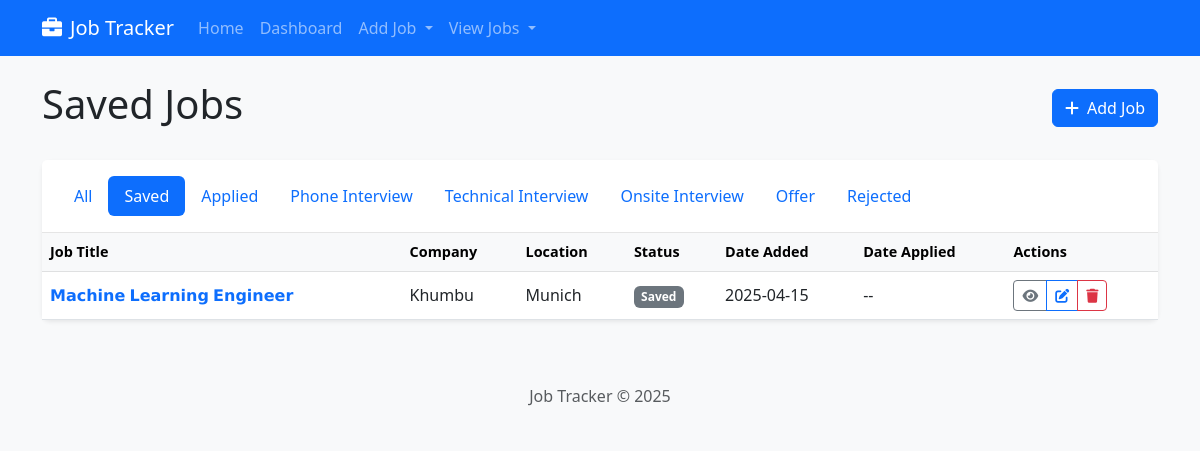
/jobs/jobs?status=Saved, run on the app's committed database.
### job_tracker/models.py (models this page shows, shortened)
class Job(db.Model):
    id = db.Column(db.Integer, primary_key=True)
    title = db.Column(db.String(100), nullable=False)
    company = db.Column(db.String(100), nullable=False)
    location = db.Column(db.String(100))
    description = db.Column(db.Text)
    url = db.Column(db.String(500))
    salary = db.Column(db.String(100))
    job_type = db.Column(db.String(50))  # Full-time, Part-time, Contract, etc.
    date_posted = db.Column(db.DateTime)
    date_added = db.Column(db.DateTime, default=datetime.utcnow)
    status = db.Column(db.String(50), default='Saved')  # Saved, Applied, Interview, Offer, Rejected
    date_applied = db.Column(db.DateTime)
    parsed_data = db.Column(db.Text)  # JSON string with structured job description data
    company_data = db.Column(db.Text)  # JSON string with structured company information
    company_reviews = db.Column(db.Text)  # JSON string with structured company reviews
    notes = db.relationship('Note', backref='job', lazy=True, cascade="all, delete-orphan")
    contacts = db.relationship('Contact', backref='job', lazy=True, cascade="all, delete-orphan")

### job_tracker/routes/job_routes.py (the view)
@job_bp.route('/jobs')
def list_jobs():
    status_filter = request.args.get('status', None)
    if status_filter and status_filter != 'All':
        jobs = Job.query.filter_by(status=status_filter).order_by(Job.date_added.desc()).all()
    else:
        jobs = Job.query.order_by(Job.date_added.desc()).all()
    return render_template('jobs/list.html', jobs=jobs, current_status=status_filter or 'All')

### templates/jobs/list.html (shortened to what this page needs)
{% extends 'base.html' %}
{% block content %}
<div class="d-flex justify-content-between align-items-center mb-4">
    <h1>{{ current_status }} Jobs</h1>
    <div>
        <a href="{{ url_for('job.add_job') }}" class="btn btn-primary">
            <i class="fas fa-plus me-1"></i> Add Job
        </a>
    </div>
</div>
<div class="card shadow-sm">
    <div class="card-header bg-white">
        <ul class="nav nav-pills">
            <li class="nav-item">
                <a class="nav-link {% if current_status == 'All' %}active{% endif %}"
                   href="{{ url_for('job.list_jobs', status='All') }}">All</a>
            </li>
            <li class="nav-item">
                <a class="nav-link {% if current_status == 'Saved' %}active{% endif %}"
                   href="{{ url_for('job.list_jobs', status='Saved') }}">Saved</a>
            </li>
            <li class="nav-item">
                <a class="nav-link {% if current_status == 'Applied' %}active{% endif %}"
                   href="{{ url_for('job.list_jobs', status='Applied') }}">Applied</a>
            </li>
            <li class="nav-item">
                <a class="nav-link {% if current_status == 'Phone Interview' %}active{% endif %}"
                   href="{{ url_for('job.list_jobs', status='Phone Interview') }}">Phone Interview</a>
            </li>
            <li class="nav-item">
                <a class="nav-link {% if current_status == 'Technical Interview' %}active{% endif %}"
                   href="{{ url_for('job.list_jobs', status='Technical Interview') }}">Technical Interview</a>
            </li>
            <li class="nav-item">
                <a class="nav-link {% if current_status == 'Onsite Interview' %}active{% endif %}"
                   href="{{ url_for('job.list_jobs', status='Onsite Interview') }}">Onsite Interview</a>
            </li>
            <li class="nav-item">
                <a class="nav-link {% if current_status == 'Offer' %}active{% endif %}"
                   href="{{ url_for('job.list_jobs', status='Offer') }}">Offer</a>
            </li>
            <li class="nav-item">
                <a class="nav-link {% if current_status == 'Rejected' %}active{% endif %}"
                   href="{{ url_for('job.list_jobs', status='Rejected') }}">Rejected</a>
            </li>
        </ul>
    </div>
    <div class="card-body p-0">
        {% if jobs %}
            <div class="table-responsive">
                <table class="table table-hover mb-0">
                    <thead class="table-light">
                        <tr>
                            <th>Job Title</th>
                            <th>Company</th>
                            <th>Location</th>
                            <th>Status</th>
                            <th>Date Added</th>
                            <th>Date Applied</th>
                            <th>Actions</th>
                        </tr>
                    </thead>
                    <tbody>
                        {% for job in jobs %}
                        <tr>
                            <td>
                                <a href="{{ url_for('job.view_job', job_id=job.id) }}" class="text-decoration-none">
                                    {{ job.title }}
                                </a>
                            </td>
                            <td>{{ job.company }}</td>
                            <td>{{ job.location }}</td>
                            <td>
                                {% if job.status == 'Saved' %}
                                <span class="badge bg-secondary">{{ job.status }}</span>
                                {% elif job.status == 'Applied' %}
                                <span class="badge bg-primary">{{ job.status }}</span>
                                {% elif job.status in ['Phone Interview', 'Technical Interview', 'Onsite Interview'] %}
                                <span class="badge bg-info text-dark">{{ job.status }}</span>
                                {% elif job.status == 'Offer' %}
                                <span class="badge bg-success">{{ job.status }}</span>
                                {% elif job.status == 'Rejected' %}
                                <span class="badge bg-danger">{{ job.status }}</span>
                                {% else %}
                                <span class="badge bg-secondary">{{ job.status }}</span>
                                {% endif %}
                            </td>
                            <td>{{ job.date_added.strftime('%Y-%m-%d') }}</td>
                            <td>
                                {% if job.date_applied %}
                                {{ job.date_applied.strftime('%Y-%m-%d') }}
                                {% else %}
                                --
                                {% endif %}
                            </td>
                            <td>
                                <div class="btn-group">
                                    <a href="{{ url_for('job.view_job', job_id=job.id) }}"
                                       class="btn btn-sm btn-outline-secondary" title="View">
                                        <i class="fas fa-eye"></i>
                                    </a>
                                    <a href="{{ url_for('job.edit_job', job_id=job.id) }}"
                                       class="btn btn-sm btn-outline-primary" title="Edit">
                                        <i class="fas fa-edit"></i>
                                    </a>
                                    <button type="button" class="btn btn-sm btn-outline-danger"
                                            data-bs-toggle="modal" data-bs-target="#deleteJobModal{{ job.id }}" title="Delete">
                                        <i class="fas fa-trash"></i>
                                    </button>
                                </div>
                            </td>
                        </tr>
                        {% endfor %}
                    </tbody>
                </table>
            </div>
        {% endif %}
    </div>
</div>
{% endblock %}

### static/css/style.css (style rules this page uses)
body { min-height: 100vh; display: flex; flex-direction: column; background-color: #f8f9fa; }
.card { border-radius: 0.5rem; border: none; box-shadow: 0 0.125rem 0.25rem rgba(0, 0, 0, 0.075); transition: all 0.2s ease-in-out; }
.card-header { background-color: #fff; border-bottom: 1px solid rgba(0, 0, 0, 0.1); padding: 1rem; }
.card-body { padding: 1.25rem; }
.badge { padding: 0.4em 0.6em; }
.table th { font-weight: 600; font-size: 0.9rem; }
.table td { vertical-align: middle; }

### data on the page
Job: status "Saved", title "𝗠𝗮𝗰𝗵𝗶𝗻𝗲 𝗟𝗲𝗮𝗿𝗻𝗶𝗻𝗴 𝗘𝗻𝗴𝗶𝗻𝗲𝗲𝗿", company "Khumbu", location "Munich", date_added "2025-04-15"
